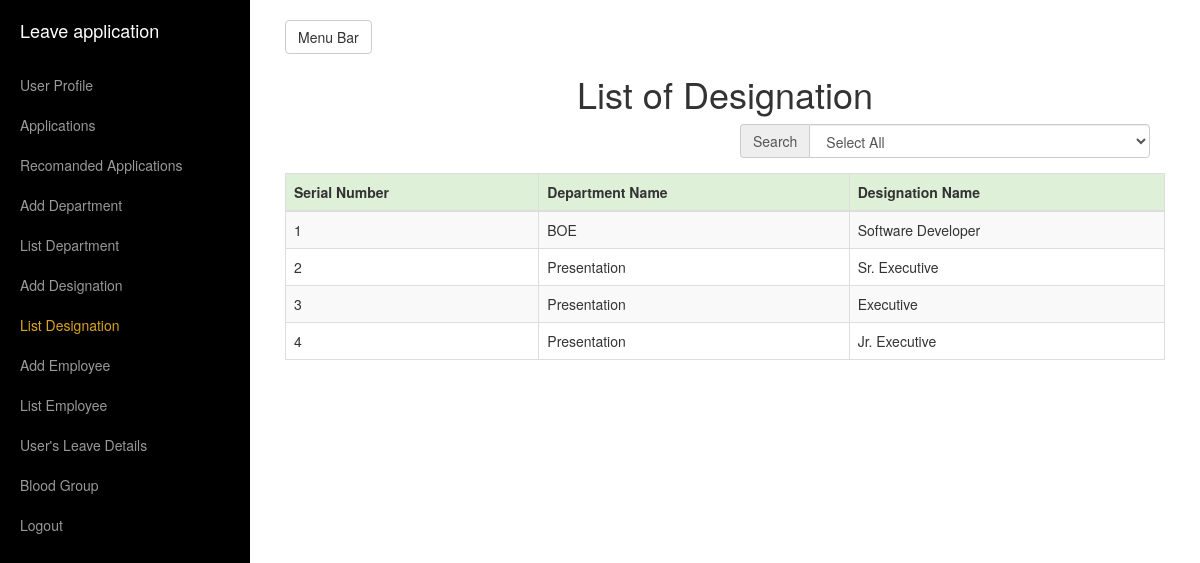
The app's page /view/ListDesignation.php (signed in) with its own data.
### tables this page shows
CREATE TABLE IF NOT EXISTS `employeedesignation` (
  `desiId` int(11) NOT NULL AUTO_INCREMENT,
  `desiDptId` int(11) DEFAULT NULL,
  `desiDesignationName` varchar(100) DEFAULT NULL,
  `desiEmployeeCodeNumberWhoAddDesi` varchar(45) DEFAULT NULL,
  PRIMARY KEY (`desiId`),
  KEY `desiDptId` (`desiDptId`) USING BTREE,
  KEY `desiDesignationName` (`desiDesignationName`),
  KEY `employeedesignation_ibfk_1` (`desiEmployeeCodeNumberWhoAddDesi`)
);

CREATE TABLE IF NOT EXISTS `employeedepartment` (
  `dptId` int(11) NOT NULL AUTO_INCREMENT,
  `dptName` varchar(100) DEFAULT NULL,
  `dptEmployeeCodeNumberWhoAddDept` varchar(45) DEFAULT NULL,
  PRIMARY KEY (`dptId`),
  KEY `employeedepartment_ibfk_1` (`dptEmployeeCodeNumberWhoAddDept`)
);

### model/DbOperationModel.php (called while the page is built, shortened)
<?php include("ConnectionModel.php"); ?>
<?php
	class DbOperation
	{
		function dbJoinSelect($columnsName,$tablesName,$conditions)
		{
			$objConnection = new Connection();
			$objConnection->dbConnection();
			$con = $objConnection->con;
			$result = mysqli_query($con, "SELECT ".$columnsName." FROM ".$tablesName." ON ".$conditions);
			return $result;
		}
		function dbSelectAll($columnsName,$tablesName,$conditions)
		{
			$objConnection = new Connection();
			$objConnection->dbConnection();
			$con = $objConnection->con;
			$result = mysqli_query($con, "SELECT ".$columnsName." FROM ".$tablesName." WHERE ".$conditions);
			return $result;
		}
		function getForRecomandationNumber()
		{
			$objDbOperation = new DbOperation();
			$columnsName = "COUNT(lIsRecomanded)";
			$tablesName = "employeeleaveapplicationdetails";
			$conditions = "lIsRecomanded = 0";
			$result = $objDbOperation->dbSelectAll($columnsName,$tablesName,$conditions);
			return $result;
		}
		function getRecomandationNumber()
		{
			$objDbOperation = new DbOperation();
			$columnsName = "COUNT(lIsRecomanded)";
			$tablesName = "employeeleaveapplicationdetails";
			$conditions = "lIsRecomanded = 1 AND lIsApproved = 0";
			$result = $objDbOperation->dbSelectAll($columnsName,$tablesName,$conditions);
			return $result;
		}
	}
?>

### model/ConnectionModel.php (called while the page is built, shortened)
<?php
	class Connection
	{
		function dbConnection()
		{
			$serverName = "localhost";
			$userName = "root";
			$password = "root";
			$con = mysqli_connect($serverName, $userName, $password);
			mysqli_select_db($con, "leaveapp");
			$this->con=$con;
		}
	}
?>

### model/DesignationModel.php (called while the page is built, shortened)
<?php include("DbOperationModel.php");?>
<?php
	class Designation extends DbOperation
	{
		function getAllDesi()
		{
			$objDbOperation = new DbOperation();
			$columnsName = "employeedesignation.desiId,	employeedepartment.dptName, employeedesignation.desiDesignationName";
			$tablesName = "employeedepartment INNER JOIN employeedesignation";
			$conditions = "employeedepartment.dptId=employeedesignation.desiDptId";
			$result = $objDbOperation->dbJoinSelect($columnsName,$tablesName,$conditions);
			return $result;
		}
	}
?>

### view/ListDesignation.php (the view, shortened to what this page needs)
<?php include("../model/DesignationModel.php");
	if(isset($_SESSION['officeUserName']))
	{
		if ($_SESSION['empType'] == 2 || $_SESSION['empType'] == 1)
	{
?>
<!DOCTYPE html>
<html lang="en">
<head>
    <link href="../assets/bootstrap/css/bootstrap.min.css" rel="stylesheet">
    <link href="../assets/css/simple-sidebar.css" rel="stylesheet">
</head>
<body>
    <div id="wrapper">
        <div id="sidebar-wrapper">
            <ul class="sidebar-nav">
                <li class="sidebar-brand">
                    <a href="LeaveApplication.php">Leave application</a>
                </li>
				<li>
                    <a href="UserProfile.php">User Profile</a>
                </li>
					<?php
					$objLeaveApplication = new Designation();
					$result = $objLeaveApplication->getForRecomandationNumber();
					while($row = mysqli_fetch_array($result))
					{
					?>
                <li>
                    <a href="Applications.php">Applications <span style="color:red"><?php if($row['COUNT(lIsRecomanded)'] != 0){ ?>[ New <?php echo $row['COUNT(lIsRecomanded)']; ?> ]<?php } ?></span></a>
                </li>
					<?php
					}
					$objLeaveApplication = new Designation();
					$result = $objLeaveApplication->getRecomandationNumber();
					while($row = mysqli_fetch_array($result))
					{
					?>
				<li>
                    <a href="RecomandedApplications.php">Recomanded Applications<span style="color:red"><?php if($row['COUNT(lIsRecomanded)'] != 0){ ?> [ New <?php echo $row['COUNT(lIsRecomanded)']; ?> ]<?php } ?></span></a>
                </li>
					<?php
					}
					?>
                <li>
                    <a href="AddDepartment.php">Add Department</a>
                </li>
                <li>
                    <a href="ListDepartment.php">List Department</a>
                </li>
                <li>
                    <a href="AddDesignation.php">Add Designation</a>
                </li>
				<li>
                    <a style="color:#DAA520;" href="ListDesignation.php">List Designation</a>
                </li>
                <li>
                    <a href="AddEmployee.php">Add Employee</a>
                </li>
				<li>
                    <a href="ListEmployee.php">List Employee</a>
                </li>
				<li>
                    <a href="UsersLeaveDetails.php">User's Leave Details</a>
                </li>
                <li>
                    <a href="ListOfUserBlood.php">Blood Group</a>
                </li>
                <li>
                    <a href="../controller/LogoutController.php">Logout</a>
                </li>
            </ul>
        </div>
        <div id="page-content-wrapper">
            <div class="container-fluid">
                <div class="row">
                    <div class="col-lg-12">
                        <a href="#menu-toggle" class="btn btn-default" id="menu-toggle">Menu Bar</a>
                        <h1 align="center">List of Designation</h1>
						<?php
							@$cat=$_GET['cat'];
							if(isset($cat) and strlen($cat) > 0)
							{
								$objEmployee = new Designation();
								$singleResult = $objEmployee->getSingleEmpDptInfo($cat);
							}
							else
							{
								$objDesignation = new Designation();
								$singleResult = $objDesignation->getAllDesi();
							}
						?>
						<form role="form" action="" method="" >
							<div class="col-lg-6 col-md-offset-6 form-group">
								<div class="input-group">
									<div class="input-group-addon">Search</div>
									<?php
									echo "<select class='form-control' name='cat' id='empDptName' onchange=\"reload(this.form)\"><option value=''>Select All</option>";
													?>
													<?php
									echo "</select>";
									?>
								</div>
							</div>
							<div class="form-group">
								<?php
								echo "<table class='table table-bordered table-hover table-striped' name='subcat'><thead><tr class='success'><th>Serial Number</th><th>Department Name</th><th>Designation Name</th></tr></thead><tbody>";
										while ($empResult = mysqli_fetch_array($singleResult))
										{
											?>
												<tr>
													<td><?php echo $empResult['desiId'] ?></td>
													<td><?php echo $empResult['dptName'] ?></td>
													<td><?php echo $empResult['desiDesignationName'] ?></td>
												</tr>
											<?php
										}
									echo "</tbody></table>";
								?>
							</div>
						</form>
                    </div>
                </div>
            </div>
        </div>
    </div>
</body>
</html>
<?php
	}
	else
	{
		header("Location:../view/LeaveApplication.php");
	}
	}
	else
	{
		header("Location:../");
	}
?>

### assets/css/simple-sidebar.css (style rules this page uses)
#wrapper { padding-left: 0; -webkit-transition: all 0.5s ease; -moz-transition: all 0.5s ease; -o-transition: all 0.5s ease; transition: all 0.5s ease; }
#sidebar-wrapper { z-index: 1000; position: fixed; left: 250px; width: 0; height: 100%; margin-left: -250px; overflow-y: auto; background: #000; -webkit-transition: all 0.5s ease; -moz-transition: all 0.5s ease; -o-transition: all 0.5s ease; transition: all 0.5s ease; }
#page-content-wrapper { width: 100%; position: absolute; padding: 15px; }
.sidebar-nav { position: absolute; top: 0; width: 250px; margin: 0; padding: 0; list-style: none; }
.sidebar-nav li { text-indent: 20px; line-height: 40px; }
.sidebar-nav li a { display: block; text-decoration: none; color: #999999; }
.sidebar-nav > .sidebar-brand { height: 65px; font-size: 18px; line-height: 60px; }
.sidebar-nav > .sidebar-brand a { color: #999999; }
@media (min-width:768px) { #wrapper { padding-left: 250px; } }
@media (min-width:768px) { #sidebar-wrapper { width: 250px; } }
@media (min-width:768px) { #page-content-wrapper { padding: 20px; position: relative; } }

### records on screen
employeedesignation: desiId "1", desiDptId.dptName "BOE", desiDesignationName "Software Developer"
employeedesignation: desiId "2", desiDptId.dptName "Presentation", desiDesignationName "Sr. Executive"
employeedesignation: desiId "3", desiDptId.dptName "Presentation", desiDesignationName "Executive"
employeedesignation: desiId "4", desiDptId.dptName "Presentation", desiDesignationName "Jr. Executive"
